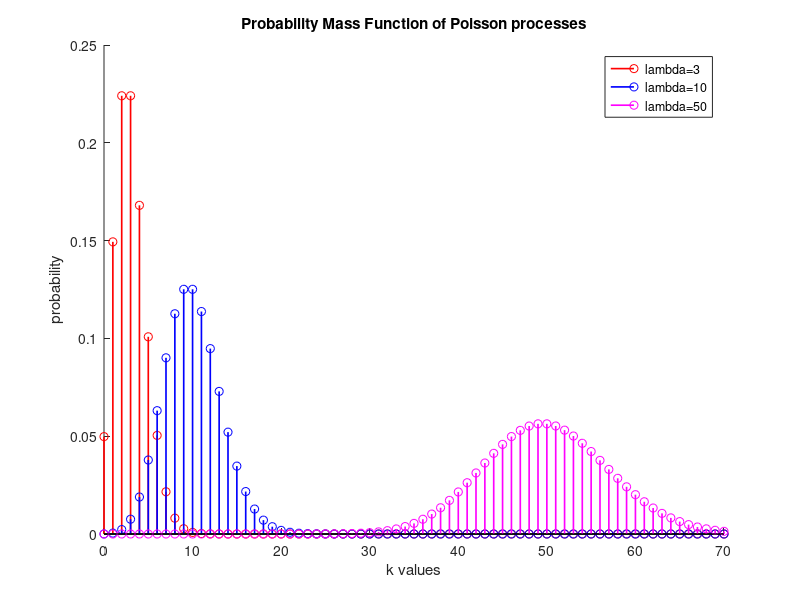
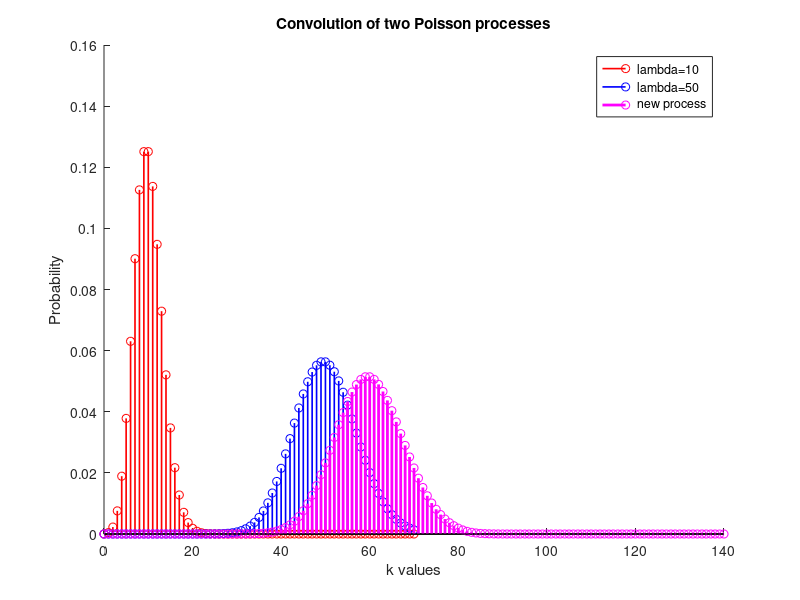
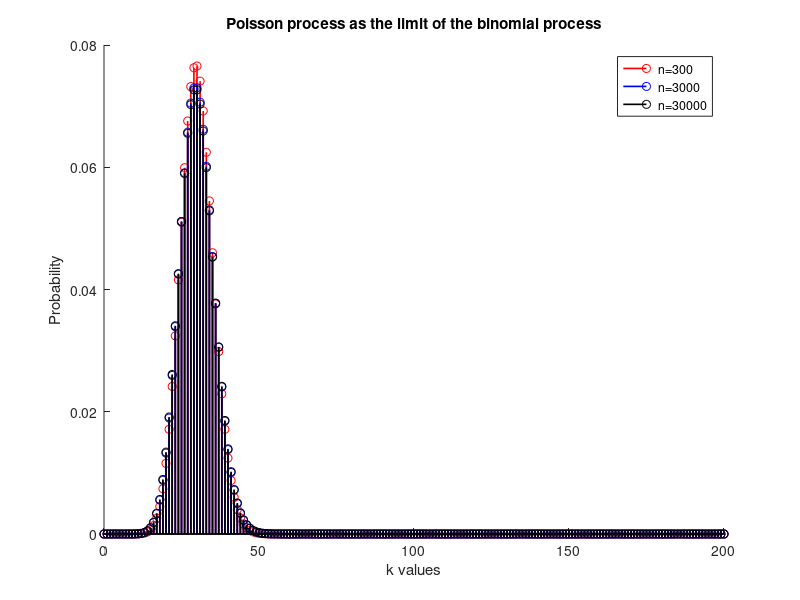
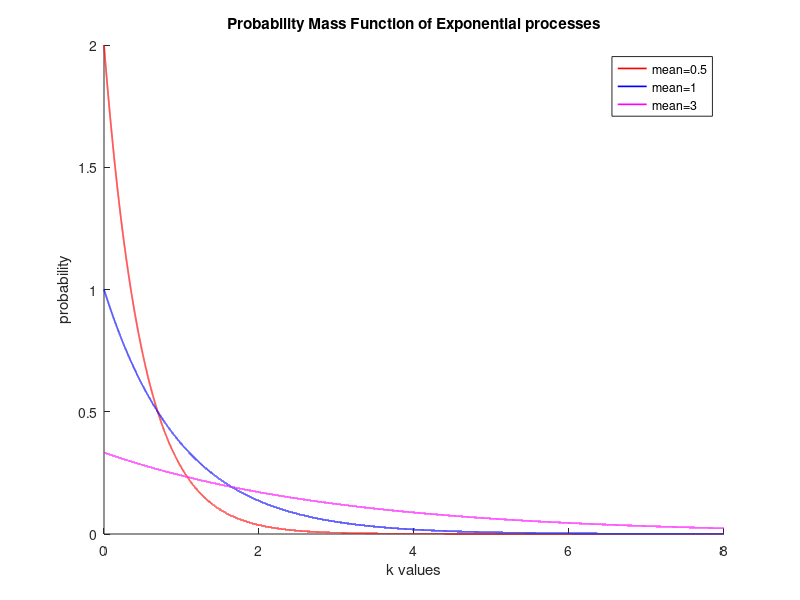

Write MATLAB code to recreate these figures, in order.
clc;
clear all;
close all;
 
pkg load statistics;
 
# TASK: In a common diagram, design the Probability Mass Function of Poisson processes
# with lambda parameters 3, 10, 30, 50. In the horizontal axes, choose k parameters 
# between 0 and 70. 
 
k = 0:1:70;
lambda = [3,10,30, 50];
 
for i=1:columns(lambda)
  poisson(i,:) = poisspdf(k,lambda(i));
endfor
 
colors = "rbkm";
figure(1);
hold on;
for i=[1,2,4]
  stem(k,poisson(i,:),colors(i),"linewidth",1.2);
endfor 
hold off;
 
title("Probability Mass Function of Poisson processes");
xlabel("k values");
ylabel("probability");
legend("lambda=3","lambda=10","lambda=50");
 
# TASK: regarding the poisson process with parameter lambda 30, compute its mean 
# value and variance
 
index = find(lambda == 30);
chosen = poisson(index,:);
mean_value = 0;
for i=0:(columns(poisson(index,:))-1)
  mean_value = mean_value + i.*poisson(index,i+1);
endfor
 
display("mean value of Poisson with lambda 30 is");
display(mean_value);
 
second_moment = 0;
for i=0:(columns(poisson(index,:))-1)
  second_moment = second_moment + i.*i.*poisson(index,i+1);
endfor 
variance = second_moment - mean_value.^2;
display("Variance of Poisson with lambda 30 is");
display(variance);
 
# TASK: consider the convolution of the Poisson distribution with lambda 20 with 
# the Poisson distribution with lambda 30. 
 
first = find(lambda==10);
second = find(lambda==50);
poisson_first = poisson(first,:);
poisson_second = poisson(second,:);
 
composed = conv(poisson_first,poisson_second);
new_k = 0:1:(2*70);
 
figure(2);
hold on;
stem(k,poisson_first(:),colors(1),"linewidth",1.2);
stem(k,poisson_second(:),colors(2),"linewidth",1.2);
stem(new_k,composed,"mo","linewidth",2);
hold off;
title("Convolution of two Poisson processes");
xlabel("k values");
ylabel("Probability");
legend("lambda=10","lambda=50","new process");
 
# TASK: show that Poisson process is the limit of the binomial distribution.
k = 0:1:200;
# Define the desired Poisson Process
lambda = 30;
i=[10 100 1000];
n = lambda.*i; 
p = lambda./n;
 
figure(3);
title("Poisson process as the limit of the binomial process");
xlabel("k values");
ylabel("Probability");
hold on;
for i=1:3
  binomial = binopdf(k,n(i),p(i));
  stem(k,binomial,colors(i),'linewidth',1.2);
endfor 
hold off;
legend("n=300","n=3000","n=30000");


# TASK: In a common diagram, design the Probability Mass Function of Exponential processes
# with mean 0.5, 1, 3. In the horizontal axes, choose k parameters 
# between 1 and 8. 
 
# I use a larger step 0.0001 instead of 0.00001
# because my computer can't handle it and octave crashes
k = 0:0.0001:8;
expmean = [0.5,1,3,2.5];
 
for i=[1 2 3 4]
  exponpdf(i,:) = exppdf(k,expmean(i));
endfor
 
colors = "rbm";
figure(4);
hold on;
for i=[1 2 3]
  plot(k,exponpdf(i,:),colors(i),"linewidth",1.2);
endfor
hold off;
 
title("Probability Mass Function of Exponential processes");
xlabel("k values");
ylabel("probability");
legend("mean=0.5","mean=1","mean=3");
 
 
# TASK: In a common diagram, design the Cumulative Distribution Function of Exponential processes
# with mean 0.5, 1, 3.
 
for i=[1 2 3 4]
  exponcdf(i,:) = expcdf(k,expmean(i));
endfor
 
colors = "rbm";
figure(5);
hold on;
for i=[1 2 3]
  plot(k,exponcdf(i,:),colors(i),"linewidth",1.2);
endfor
hold off;
 
title("Cumulative Distribution Function of Exponential processes");
xlabel("k values");
ylabel("probability");
legend("mean=0.5","mean=1","mean=3");

# TASK: Compute the probabilities P(X>30000) and P(X>50000|X>20000)
# using the cdf with mean 2.5
 
display("Probability P(X>30000) is");
display(1-exponcdf(4,30000));
display("Probability P(X>50000|X>20000) is");
display((1-exponcdf(4,50000))/(1-exponcdf(4,20000)));

# TASK: Plot a Poisson Process counting 100 random arrivals

d=exprnd(1/5,1,100);
timeArrivals=zeros(1,101);
for i=2:101
  timeArrivals(i)=timeArrivals(i-1)+d(i-1);
endfor
 
figure(6) 
stairs(timeArrivals,0:100);
title("Poisson counting process");
ylabel("arrivals");
xlabel("time (sec)");
 
# TASK: Compute the average number of arrivals per second

numArrivals=[100 200 300 500 1000 10000];
display("Average number of arrivals per second for 100, 200, 300, 500, 1000, 10000 arrivals");
for i=1:6
  d=exprnd(1/5,1,numArrivals(i));
  timeArrivals=zeros(1,numArrivals(i)+1);
  for n=2:numArrivals(i)+1
    timeArrivals(n)=timeArrivals(n-1)+d(n-1);
  endfor
  display(numArrivals(i)/timeArrivals(numArrivals(i)+1));
endfor

